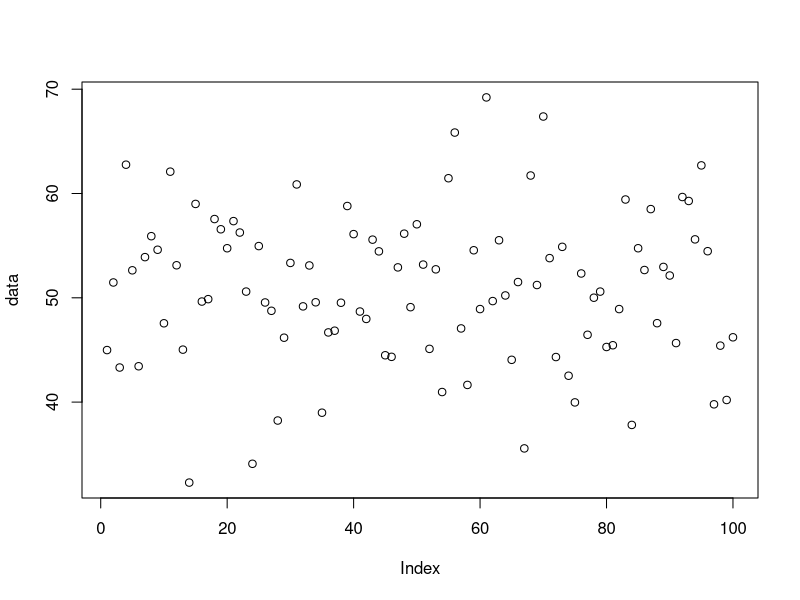
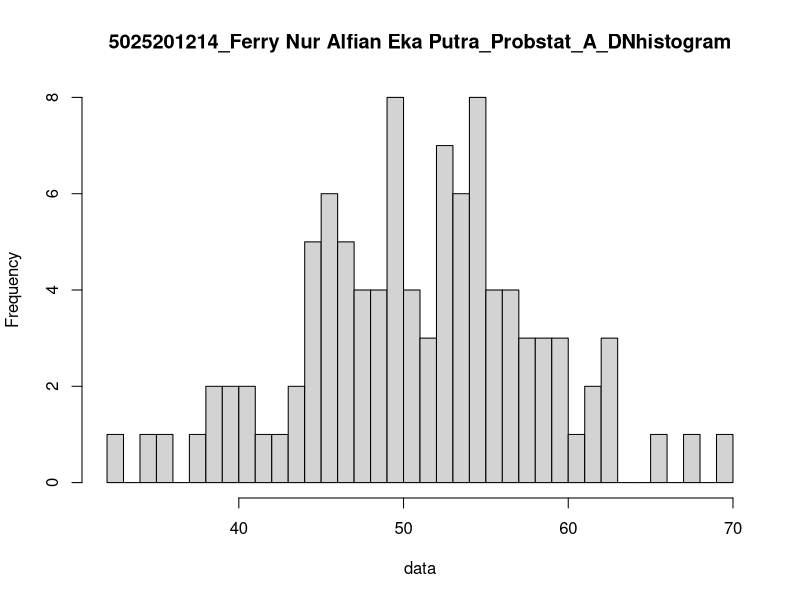

Source code (R) for these figures, in order:
n = 100
mean = 50
sd = 8

# Poin A
set.seed(1)
data <- rnorm(n, mean, sd)
data
summary(data)

x1 = runif(1, min = min(data), max = mean)
x2 = runif(1, min = mean, max = max(data))
x1
x2

probability1 <- pnorm(x1, mean, sd)
probability2 <- pnorm(x2, mean, sd)
probability1
probability2

probability <- probability2 - probability1
plot(data)

# Poin B
breaks = 50
hist(data, breaks, main = "5025201214_Ferry Nur Alfian Eka Putra_Probstat_A_DNhistogram")

# Poin C
variance = (sd(data)) ^ 2
variance